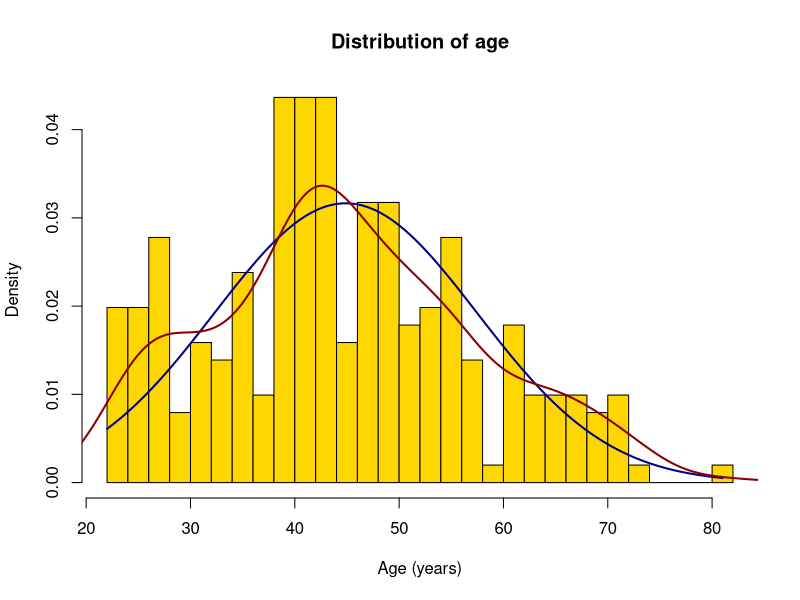
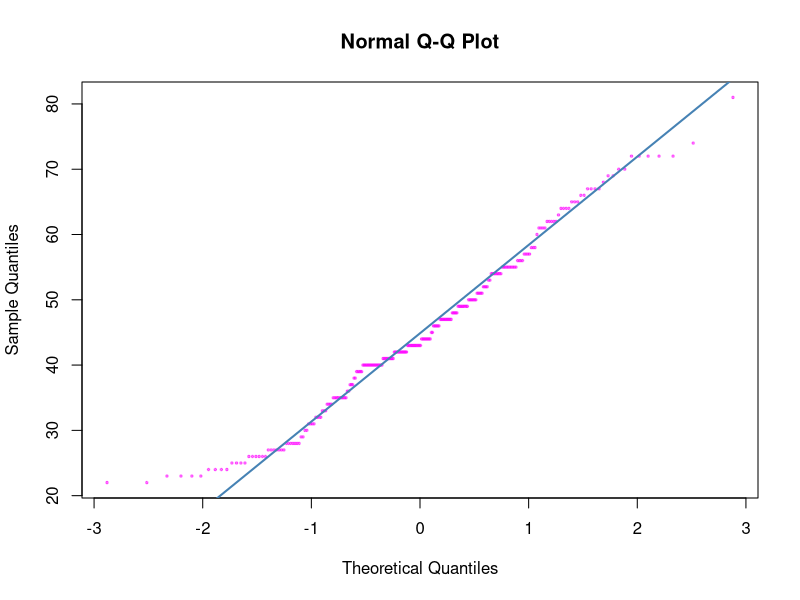

These charts were generated, in order, by the following R code:
## ---- chunk 1
body_measurements <- read.table(file = "body_measurements.csv",
           header = TRUE,
           sep = ";",
           dec = ",")

str(body_measurements)
## ---- chunk 2
body_measurements$age
max(body_measurements$age, na.rm = TRUE)
min(body_measurements$age)
range(body_measurements$age)
mean(body_measurements$age)
median(body_measurements$age)
sd(body_measurements$age)
summary(body_measurements$age)
## ---- chunk 3
age <- body_measurements$age
x2 <- seq(min(age), max(age), length = 100)
fun <- dnorm(x2, mean = mean(age), sd=sd(age))
hist(age,
     breaks = 25,
     main = "Distribution of age",
     xlab = "Age (years)",
     prob = TRUE,
     col = "gold")
lines(x = x2, 
      y = fun,
      col = "darkblue", 
      lwd=2)
lines(density(age), col = "darkred", lwd = 2)
## ---- chunk 4
qqnorm(age, pch = 20, cex = 0.5, col = rgb(1, 0, 1, 0.5))
qqline(age, col = "steelblue", lwd = 2)
## ---- chunk 5
x <- c(2.4, 3.5, 6.2, 7.2, 2.9, 5.4, 7.2)

##BY INDEX
#single index
x[2]
#series of indices
x[2:4]
#multiple/random indices
x[c(1, 3, 3, 2)]

##BY LOGICAL
x[c(T, F, F, T, F, F, T)]
x[c(T, F)] #will cycle the logical - every second element 

## BY BOOLEAN EXPRESSION
#this is a boolean that will generate a T/F for every element of x
x < 6

#you can use this in many ways
x[x < 6]
x[x != 7.2]
x[x < 6 & x > 3]
x[x < 3 | x > 6]
x[x**2 < 25]
